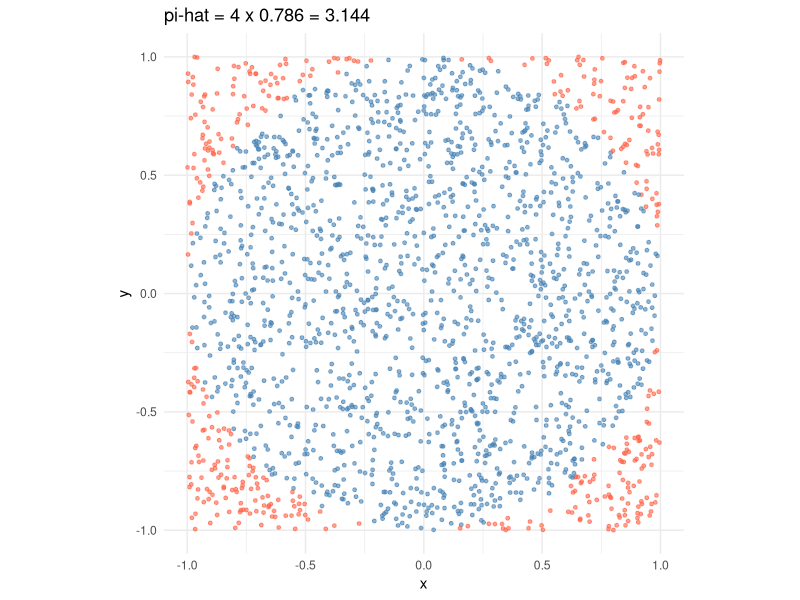
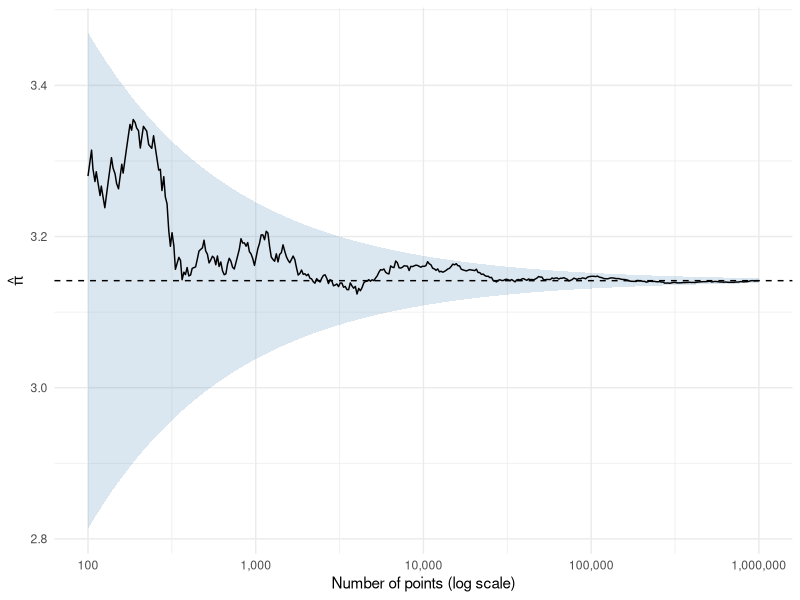

Source code (R) for these figures, in order: (Note: this script raises an error after producing the figures.)
## ---- chunk 1
#| label: setup
#| include: false
library(ggplot2)
knitr::opts_chunk$set(message = FALSE, warning = FALSE)
## ---- chunk 2
#| label: dots
#| echo: false
#| fig-width: 5
#| fig-height: 5
#| out-width: 50%
#| fig-align: center
#| fig-cap: "2,000 random points. Blue points fall inside the unit circle."
set.seed(2312)
dots <- data.frame(x = runif(2000, -1, 1), y = runif(2000, -1, 1))
dots$inside <- with(dots, x^2 + y^2 <= 1)
ggplot(dots, aes(x, y, colour = inside)) +
  geom_point(alpha = .6, size = 1) +
  scale_colour_manual(values = c(`TRUE` = "steelblue", `FALSE` = "tomato"),
                      guide = "none") +
  coord_equal() +
  labs(title = sprintf("pi-hat = 4 x %.3f = %.3f",
                       mean(dots$inside), 4 * mean(dots$inside))) +
  theme_minimal()
## ---- chunk 3
#| label: convergence
#| echo: false
#| fig-width: 7
#| fig-height: 3.5
#| fig-cap: "Point estimate of π (running estimate from one million points), with a ±2 SE band around the true value. "
set.seed(123)
N <- 1e6
inside <- (runif(N, -1, 1)^2 + runif(N, -1, 1)^2) <= 1
keep <- unique(round(10^seq(2, 6, length.out = 400)))
conv <- data.frame(N = keep, pihat = 4 * cumsum(inside)[keep] / keep)
conv$se <- 4 * sqrt((pi / 4) * (1 - pi / 4) / conv$N)
ggplot(conv, aes(N, pihat)) +
  geom_ribbon(aes(ymin = pi - 2 * se, ymax = pi + 2 * se),
              fill = "steelblue", alpha = .2) +
  geom_hline(yintercept = pi, linetype = "dashed") +
  geom_line() +
  scale_x_log10(labels = scales::label_comma()) +
  labs(x = "Number of points (log scale)", y = expression(hat(pi))) +
  theme_minimal()
## ---- chunk 4
#| label: simpi-code
#| file: scripts/simpi.R
#| eval: true
## ---- chunk 5
#| label: known-answer
#| echo: true
seeds <- make_seeds(10000)

serial   <- sapply(1:10000, simpi, n = 10000, seeds = seeds)
parallel <- unlist(parallel::mclapply(1:10000, simpi, n = 10000,
                                      seeds = seeds, mc.cores = 2))

sprintf("%.12f", c(serial = mean(serial), parallel = mean(parallel)))
## ---- chunk 6
#| label: split
#| echo: true
nsims <- 10; ntasks <- 4
lapply(1:ntasks, function(a) seq(a, nsims, by = ntasks))
## ---- chunk 7
#| label: array-diagram
#| echo: false
#| fig-width: 8.5
#| fig-height: 3.6
#| fig-alt: "sbatch 03-array.slurm starts four tasks with 4 cores each; task a runs replicates a, a + 4, a + 8, and so on. Each task saves its own file, pi-task001.rds to pi-task004.rds. Once all tasks succeeded, 04-aggregate.slurm reads the four files and prints pi-hat."
library(ggplot2)

# Boxes: centre (x, y), half-width w, label, and kind (for the colour)
boxes <- data.frame(
  x     = c(1, rep(3.1, 4), rep(5.2, 4), 7.45, 9.45),
  y     = c(2.5, 4:1, 4:1, 2.5, 2.5),
  w     = c(0.65, rep(0.8, 4), rep(0.65, 4), 0.9, 0.65),
  label = c("sbatch\n03-array.slurm",
            sprintf("task %d (4 cores)\nreplicates %d, %d, %d, ...", 1:4, 1:4, 1:4 + 4, 1:4 + 8),
            sprintf("pi-task%03d.rds", 1:4),
            "04-aggregate.slurm\n(afterok)",
            "pi-hat"),
  kind  = c("job", rep("task", 4), rep("file", 4), "job", "result")
)
h <- 0.36  # half-height of every box

# Arrows go from the right edge of one box to the left edge of the next
edge <- function(from, to) data.frame(
  x = boxes$x[from] + boxes$w[from], y = boxes$y[from],
  xend = boxes$x[to] - boxes$w[to], yend = boxes$y[to])
arrows <- rbind(edge(1, 2:5), edge(2:5, 6:9), edge(6:9, 10), edge(10, 11))

ggplot() +
  geom_segment(data = arrows, aes(x, y, xend = xend, yend = yend),
               arrow = arrow(length = unit(2.5, "mm"), type = "closed"),
               linewidth = 0.6, colour = "grey30") +
  geom_rect(data = boxes, aes(xmin = x - w, xmax = x + w, ymin = y - h, ymax = y + h,
                              fill = kind), colour = "grey30", linewidth = 0.4) +
  geom_text(data = boxes, aes(x, y, label = label), size = 3.4, lineheight = 0.9) +
  annotate("text", x = c(3.1, 5.2), y = 4.75,
           label = c("one task per array index", "one file per task"),
           size = 3.4, fontface = "italic", colour = "grey30") +
  scale_fill_manual(values = c(job = "#DCE9F5", task = "#FBE3C8",
                               file = "#F2F2F2", result = "#D9EFD9"), guide = "none") +
  coord_cartesian(xlim = c(0.25, 10.2), ylim = c(0.5, 4.9), expand = FALSE) +
  theme_void()
